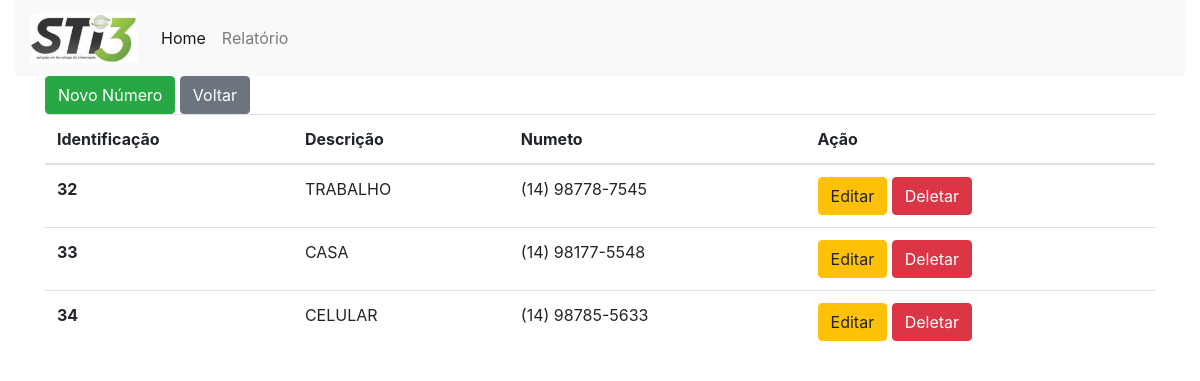
Screenshot of /informacao/buscar/25 with the database file from the repository.
### tables this page shows
CREATE TABLE `clientetelefone` (
  `id` int(11) NOT NULL,
  `id_cliente` int(11) NOT NULL,
  `descricao` enum('CASA','TRABALHO','CELULAR') NOT NULL,
  `numero` varchar(20) NOT NULL
);

### core/controller.php (called while the page is built, shortened)
<?php
class controller {
	public function loadTemplate($viewName, $viewData = array()) {
		require 'views/template.php';
	}
	public function loadViewInTemplate($viewName, $viewData = array()) {
		extract($viewData);
		require 'views/'.$viewName.'.php';
	}
}

### controllers/informacaoController.php (called while the page is built, shortened)
<?php
class informacaoController extends controller {
    public function buscar($id){
        $dados = array();
        $cliente = new Cliente();
        $info = $cliente->infoCliente($id);
        $dados['info'] = $info;
        $dados['id_cli'] = $id;
        $this->loadTemplate('informacao', $dados);
    }
}
?>

### core/Core.php (called while the page is built, shortened)
<?php
class Core {
	public function run() {
		$url = '/';
		if(isset($_GET['url'])) {
			$url .= $_GET['url'];
		}
		$params = array();
		if(!empty($url) && $url != '/') {
			$url = explode('/', $url);
			array_shift($url);
			array_shift($url);
			if(isset($url[0]) && !empty($url[0])) {
				$currentAction = $url[0];
				array_shift($url);
			} else {
				$currentAction = 'index';
			}
			if(count($url) > 0) {
				$params = $url;
			}
		} else {
			$currentController = 'homeController';
			$currentAction = 'index';
		}
			$c = new $currentController();
			call_user_func_array(array($c, $currentAction), $params);
		}
}
?>

### index.php (called while the page is built, shortened)
<?php
$core = new Core();
$core->run();

### core/model.php (called while the page is built, shortened)
<?php
class model {
	public function __construct() {
		global $db;
		$this->db = $db;
	}
}

### models/cliente.php (called while the page is built, shortened)
<?php
class Cliente extends model{
    public function infoCliente($id){
        $sql = 'SELECT * FROM clientetelefone WHERE id_cliente = :id';
        $sql = $this->db->prepare($sql);
        $sql->bindValue(":id", $id);
        $sql->execute();
        if($sql->rowCount() > 0){
            $sql = $sql->fetchAll();
            return $sql;
        }
    }
}
?>

### views/informacao.php (the view, shortened to what this page needs)
<div class="container">
    <a href="" class="btn btn-success" data-toggle="modal" data-target="#adicionarContato">Novo Número</a>
    <a href="<?php echo BASE_URL;?>" class="btn btn-secondary">Voltar</a>
    <table class="table">
        <thead>
            <tr>
                <th scope="col">Identificação</th>
                <th scope="col">Descrição</th>
                <th scope="col">Numeto</th>
                <th score="col">Ação</th>
            </tr>
        </thead>
        <tbody>
            <?php if(!empty($info)):?>
                <?php foreach($info as $in):?>
                    <tr>
                        <th scope="row"><?php echo $in['id'];?></th>
                        <td><?php echo $in['descricao'];?></td>
                        <td><?php echo $in['numero'];?></td>
                        <td>
                            <a href="<?php echo BASE_URL;?>informacao/editContato/<?php echo $in['id'];?>" class="btn btn-warning">Editar</a>
                            <a href="javascript:;" onclick="DeleteContato(<?php echo $in['id'];?>)" class="btn btn-danger">Deletar</a>
                        </td>
                    </tr>
                <?php endforeach;?>
            <?php endif;?>
        </tbody>
    </table>
</div>

### rows the page displays
clientetelefone: id "32", descricao "TRABALHO", numero "(14) 98778-7545"
clientetelefone: id "33", descricao "CASA", numero "(14) 98177-5548"
clientetelefone: id "34", descricao "CELULAR", numero "(14) 98785-5633"
